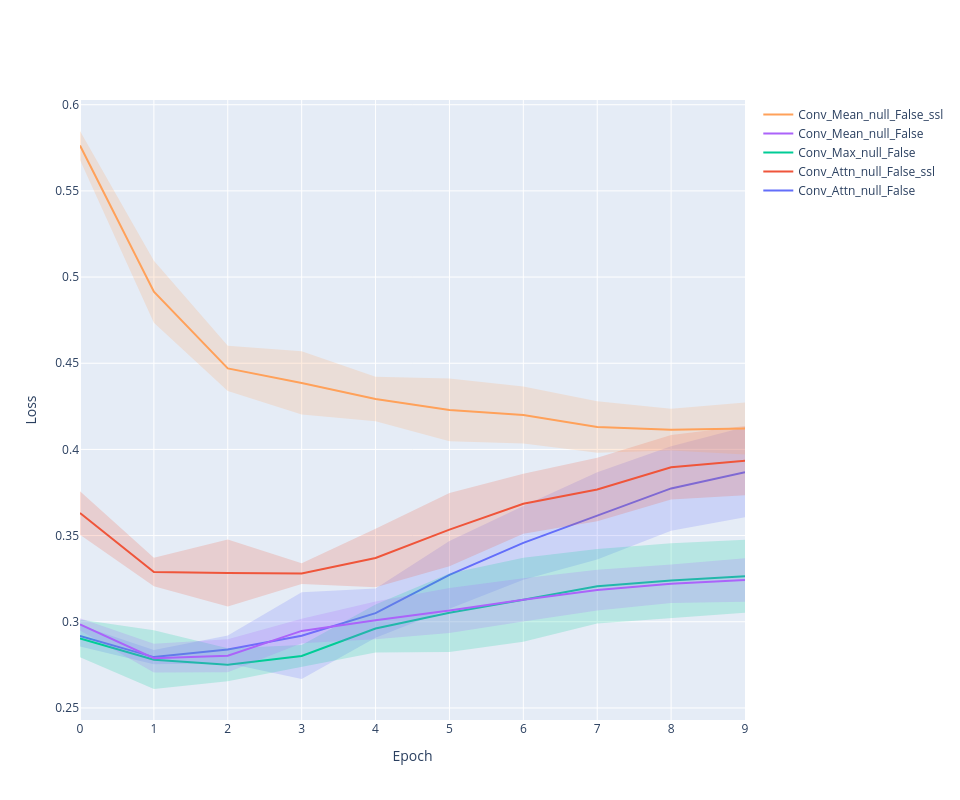

The code cell stored with this chart in its notebook:
### Code cell
line_plot(history, 'loss')

### Figure 1 — Plotly figure (JSON) as saved in the notebook; plotly's stock layout.template omitted (floating-point values rounded to 4 significant figures)
{"data": [{"line": {"color": "#636EFA"}, "mode": "lines", "name": "Conv_Attn_null_False", "type": "scatter", "x": [0, 1, 2, 3, 4, 5, 6, 7, 8, 9], "y": [0.2918, 0.2795, 0.284, 0.2919, 0.305, 0.3272, 0.3458, 0.3614, 0.3774, 0.3868]}, {"line": {"width": 0}, "marker": {"color": "#444"}, "mode": "lines", "showlegend": false, "type": "scatter", "x": [0, 1, 2, 3, 4, 5, 6, 7, 8, 9], "y": [0.298, 0.2837, 0.292, 0.3171, 0.3193, 0.3468, 0.3672, 0.3867, 0.4019, 0.4129]}, {"fill": "tonexty", "fillcolor": "rgba(99, 110, 250,0.2)", "line": {"width": 0}, "marker": {"color": "#444"}, "mode": "lines", "showlegend": false, "type": "scatter", "x": [0, 1, 2, 3, 4, 5, 6, 7, 8, 9], "y": [0.2856, 0.2753, 0.2759, 0.2668, 0.2907, 0.3076, 0.3244, 0.3361, 0.3529, 0.3607]}, {"line": {"color": "#EF553B"}, "mode": "lines", "name": "Conv_Attn_null_False_ssl", "type": "scatter", "x": [0, 1, 2, 3, 4, 5, 6, 7, 8, 9], "y": [0.3631, 0.3288, 0.3283, 0.3279, 0.337, 0.3535, 0.3684, 0.3768, 0.3897, 0.3935]}, {"line": {"width": 0}, "marker": {"color": "#444"}, "mode": "lines", "showlegend": false, "type": "scatter", "x": [0, 1, 2, 3, 4, 5, 6, 7, 8, 9], "y": [0.3757, 0.3371, 0.3477, 0.334, 0.354, 0.3747, 0.3859, 0.3951, 0.4084, 0.4136]}, {"fill": "tonexty", "fillcolor": "rgba(239, 85, 59,0.2)", "line": {"width": 0}, "marker": {"color": "#444"}, "mode": "lines", "showlegend": false, "type": "scatter", "x": [0, 1, 2, 3, 4, 5, 6, 7, 8, 9], "y": [0.3504, 0.3205, 0.3088, 0.3219, 0.3201, 0.3323, 0.351, 0.3584, 0.371, 0.3734]}, {"line": {"color": "#00CC96"}, "mode": "lines", "name": "Conv_Max_null_False", "type": "scatter", "x": [0, 1, 2, 3, 4, 5, 6, 7, 8, 9], "y": [0.2904, 0.278, 0.2751, 0.2802, 0.2961, 0.3052, 0.3128, 0.3206, 0.3239, 0.3264]}, {"line": {"width": 0}, "marker": {"color": "#444"}, "mode": "lines", "showlegend": false, "type": "scatter", "x": [0, 1, 2, 3, 4, 5, 6, 7, 8, 9], "y": [0.3013, 0.295, 0.2846, 0.2865, 0.31, 0.328, 0.3372, 0.3422, 0.3456, 0.3475]}, {"fill": "tonexty", "fillcolor": "rgba(0, 204, 150,0.2)", "line": {"width": 0}, "marker": {"color": "#444"}, "mode": "lines", "showlegend": false, "type": "scatter", "x": [0, 1, 2, 3, 4, 5, 6, 7, 8, 9], "y": [0.2795, 0.261, 0.2655, 0.2738, 0.2821, 0.2825, 0.2884, 0.299, 0.3023, 0.3052]}, {"line": {"color": "#AB63FA"}, "mode": "lines", "name": "Conv_Mean_null_False", "type": "scatter", "x": [0, 1, 2, 3, 4, 5, 6, 7, 8, 9], "y": [0.2984, 0.2789, 0.2803, 0.2947, 0.3008, 0.3065, 0.3127, 0.3184, 0.322, 0.3243]}, {"line": {"width": 0}, "marker": {"color": "#444"}, "mode": "lines", "showlegend": false, "type": "scatter", "x": [0, 1, 2, 3, 4, 5, 6, 7, 8, 9], "y": [0.302, 0.2872, 0.2899, 0.3018, 0.3118, 0.3195, 0.3253, 0.3302, 0.3332, 0.3369]}, {"fill": "tonexty", "fillcolor": "rgba(171, 99, 250,0.2)", "line": {"width": 0}, "marker": {"color": "#444"}, "mode": "lines", "showlegend": false, "type": "scatter", "x": [0, 1, 2, 3, 4, 5, 6, 7, 8, 9], "y": [0.2949, 0.2705, 0.2706, 0.2876, 0.2898, 0.2935, 0.3002, 0.3065, 0.3109, 0.3117]}, {"line": {"color": "#FFA15A"}, "mode": "lines", "name": "Conv_Mean_null_False_ssl", "type": "scatter", "x": [0, 1, 2, 3, 4, 5, 6, 7, 8, 9], "y": [0.5764, 0.4915, 0.447, 0.4386, 0.4292, 0.4229, 0.4199, 0.413, 0.4114, 0.4122]}, {"line": {"width": 0}, "marker": {"color": "#444"}, "mode": "lines", "showlegend": false, "type": "scatter", "x": [0, 1, 2, 3, 4, 5, 6, 7, 8, 9], "y": [0.5848, 0.5095, 0.4602, 0.4569, 0.4421, 0.4411, 0.4365, 0.428, 0.4236, 0.4272]}, {"fill": "tonexty", "fillcolor": "rgba(255, 161, 90,0.2)", "line": {"width": 0}, "marker": {"color": "#444"}, "mode": "lines", "showlegend": false, "type": "scatter", "x": [0, 1, 2, 3, 4, 5, 6, 7, 8, 9], "y": [0.568, 0.4735, 0.4339, 0.4202, 0.4164, 0.4047, 0.4034, 0.3981, 0.3993, 0.3971]}], "layout": {"height": 800, "width": 960, "xaxis": {"title": {"text": "Epoch"}}, "yaxis": {"title": {"text": "Loss"}}}}
